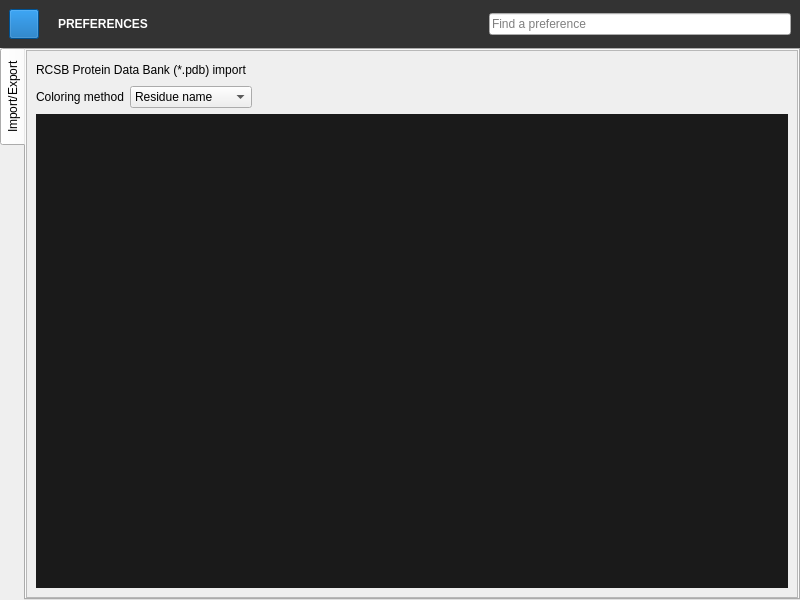
<?xml version="1.0" encoding="UTF-8"?>
<ui version="4.0">
 <class>Preferences</class>
 <widget class="QMainWindow" name="Preferences">
  <property name="geometry">
   <rect>
    <x>0</x>
    <y>0</y>
    <width>800</width>
    <height>600</height>
   </rect>
  </property>
  <property name="windowTitle">
   <string>Render Settings</string>
  </property>
  <property name="styleSheet">
   <string notr="true">#Preferences {
	background: #262626;
}

QWidget {
	color: lightgrey;
	font-family: Roboto;
}

QTabWidget::pane {
	background: #1a1a1a;
	border: none;
}

QTabBar::tab {
	background: none;
	border: none;
	margin: 0px;
	color: lightgray;
	width: 168px;
	height: 48px;
	padding-left: 12px;
}

QTabBar::tab:hover {
	background: #333333;
}

QTabBar::tab:selected {
	background: #214478;
	color: white;
}

QPushButton {
	background: #0044aa;
	border: none;
	width: 85px;
	height: 27px;
	color: white;
	icon-size: 24px;
}

QPushButton:hover {
	background: #0055d4;
}

QPushButton:pressed {
	background: #003380;
}

MediaControl {
	background: #b2b2b2;
}

MediaControl:hover {
	background: white;
}

MediaControl:checked {
	background: white;
}

QAbstractSpinBox {
	background: #1a1a1a;
	border: 1px solid #4d4d4d;
	color: #4d4d4d;
	min-height: 30px;
	padding-left: 10px;
	padding-right: 10px;
}

QAbstractSpinBox[focus=&quot;true&quot;] {
	border-color: #808080;
	color: #808080;
}

QAbstractSpinBox::up-button, QAbstractSpinBox::down-button {
	border: none;
}

QAbstractSpinBox::up-arrow {
	image: url(:/arrows/up);
}

QAbstractSpinBox::down-arrow {
	image: url(:/arrows/down);
}

QScrollArea {
	border: none;
}

QScrollArea::corner {
	background: #1a1a1a;
}

QScrollArea &gt; QWidget &gt; QWidget {
	background: #1a1a1a;
}

QScrollBar:vertical {
	background: #262626;
	border: none;
	width: 12px;
	margin-top: 12px;
	margin-bottom: 12px;
}

QScrollBar::handle:vertical {
	background: #4d4d4d;
	width: 12px;
	min-height: 20px;
}

QScrollBar::add-line:vertical {
	border: none;
	background: #262626;
	height: 12px;
	subcontrol-position: bottom;
	subcontrol-origin: margin;
}

QScrollBar::sub-line:vertical {
	border: none;
	background: #262626;
	height: 12px;
	subcontrol-position: top;
	subcontrol-origin: margin;
}

QScrollBar::up-arrow:vertical {
	image: url(:/arrows/up);
}

QScrollBar::down-arrow:vertical {
	image: url(:/arrows/down);
}

QScrollBar:horizontal {
	background: #262626;
	border: none;
	height: 12px;
	margin-left: 12px;
	margin-right: 12px;
}

QScrollBar::handle:horizontal {
	background: #4d4d4d;
	height: 12px;
	min-width: 20px;
}

QScrollBar::add-line:horizontal {
	border: none;
	background: #262626;
	width: 12px;
	subcontrol-position: right;
	subcontrol-origin: margin;
}

QScrollBar::sub-line:horizontal {
	border: none;
	background: #262626;
	width: 12px;
	subcontrol-position: left;
	subcontrol-origin: margin;
}

QScrollBar::left-arrow:horizontal {
	image: url(:/arrows/left);
}

QScrollBar::right-arrow:horizontal {
	image: url(:/arrows/right);
}

QScrollBar::handle:hover {
	background: #666666;
}

QComboBox {
	background: #1a1a1a;
	border: 1px solid #4d4d4d;
	color: #4d4d4d;
	min-height: 30px;
	padding-left: 10px;
	padding-right: 10px;
}

QComboBox[focus=&quot;true&quot;] {
	border-color: #808080;
	color: #808080;
}

QComboBox::drop-down {
	border: none;
}

QComboBox::down-arrow {
	image: url(:/arrows/down);
}

QComboBox QAbstractItemView {
	background: #1a1a1a;
	border: 1px solid #4d4d4d;
	color: #808080;
}

QComboBox QAbstractItemView::item {
	border: none;
	min-height: 30px;
	padding-left: 7px;
}

QComboBox QAbstractItemView::item:selected {
	background: #0044aa;
}

QCheckBox::indicator:unchecked {
    image: url(:/checkbox/unchecked);
}

QCheckBox::indicator:checked {
    image: url(:/checkbox/checked);
}

QLineEdit, QTextEdit {
	background: #2d2d2d;
	border: 1px solid #2d2d2d;
	border-radius: 2px;
	color: gray;
	height: 28px;
	selection-background-color: #0066ff;
	padding-left: 10px;
}

QTextEdit {
    padding-top: 3px;
    padding-left: 8px;
}

QLineEdit[focus=&quot;true&quot;], QTextEdit[focus=&quot;true&quot;] {
	border-color: #205375;
	color: lightgray;
}

Label {
	min-width: 125px;
	max-width: 125px;
	min-height: 30px;
    max-height: 30px;
}

Label:disabled {
	color: #808080;
}

.section {
	font: bold;
	color: #4080d0;
	min-height: 20px;
}

.item {
	min-height: 30px;
}

QFrame[frameShape=&quot;4&quot;] {/* QFrame::HLine == 0x0004 */
	color: #4d4d4d;
}</string>
  </property>
  <widget class="QWidget" name="centralwidget">
   <property name="windowTitle">
    <string>Material Browser</string>
   </property>
   <layout class="QVBoxLayout" name="verticalLayout">
    <property name="spacing">
     <number>0</number>
    </property>
    <property name="leftMargin">
     <number>0</number>
    </property>
    <property name="topMargin">
     <number>0</number>
    </property>
    <property name="rightMargin">
     <number>0</number>
    </property>
    <property name="bottomMargin">
     <number>0</number>
    </property>
    <item>
     <widget class="QWidget" name="widget" native="true">
      <property name="minimumSize">
       <size>
        <width>0</width>
        <height>48</height>
       </size>
      </property>
      <property name="maximumSize">
       <size>
        <width>16777215</width>
        <height>48</height>
       </size>
      </property>
      <property name="styleSheet">
       <string notr="true">#widget {
	background: #333333;
}</string>
      </property>
      <layout class="QHBoxLayout" name="horizontalLayout">
       <item>
        <widget class="MediaControl" name="pushButton">
         <property name="enabled">
          <bool>false</bool>
         </property>
         <property name="sizePolicy">
          <sizepolicy hsizetype="Fixed" vsizetype="Fixed">
           <horstretch>0</horstretch>
           <verstretch>0</verstretch>
          </sizepolicy>
         </property>
         <property name="minimumSize">
          <size>
           <width>30</width>
           <height>30</height>
          </size>
         </property>
         <property name="maximumSize">
          <size>
           <width>30</width>
           <height>30</height>
          </size>
         </property>
         <property name="styleSheet">
          <string notr="true">background: #0063b1;</string>
         </property>
         <property name="icon">
          <iconset resource="icons.qrc">
           <normaloff>:/dialogs/equipment</normaloff>:/dialogs/equipment</iconset>
         </property>
         <property name="iconSize">
          <size>
           <width>26</width>
           <height>26</height>
          </size>
         </property>
        </widget>
       </item>
       <item>
        <widget class="QLabel" name="label">
         <property name="styleSheet">
          <string notr="true">color: white;
padding-left: 10px;
</string>
         </property>
         <property name="text">
          <string>&lt;html&gt;&lt;head/&gt;&lt;body&gt;&lt;p&gt;&lt;span style=&quot; font-weight:600;&quot;&gt;PREFERENCES&lt;/span&gt;&lt;/p&gt;&lt;/body&gt;&lt;/html&gt;</string>
         </property>
         <property name="textFormat">
          <enum>Qt::AutoText</enum>
         </property>
        </widget>
       </item>
       <item>
        <widget class="FileEdit" name="lineEdit_2">
         <property name="sizePolicy">
          <sizepolicy hsizetype="Fixed" vsizetype="Fixed">
           <horstretch>0</horstretch>
           <verstretch>0</verstretch>
          </sizepolicy>
         </property>
         <property name="styleSheet">
          <string notr="true">width: 300px;
</string>
         </property>
         <property name="placeholderText">
          <string>Find a preference</string>
         </property>
        </widget>
       </item>
      </layout>
     </widget>
    </item>
    <item>
     <widget class="QTabWidget" name="TabWidget">
      <property name="styleSheet">
       <string notr="true">QAbstractSpinBox {
	min-width: 120px;
	max-width: 120px;
}

QComboBox {
	min-width: 120px;
	max-width: 120px;
}</string>
      </property>
      <property name="tabPosition">
       <enum>QTabWidget::West</enum>
      </property>
      <widget class="QScrollArea" name="tab">
       <property name="widgetResizable">
        <bool>true</bool>
       </property>
       <attribute name="title">
        <string>Import/Export</string>
       </attribute>
       <widget class="QWidget" name="scrollAreaWidgetContents">
        <property name="geometry">
         <rect>
          <x>0</x>
          <y>0</y>
          <width>620</width>
          <height>552</height>
         </rect>
        </property>
        <property name="styleSheet">
         <string notr="true">QHeaderView {
	background: transparent;
}

QHeaderView::section {
	background: #2d2d2d;
	border: none;
	color: white;
	margin-right: 1px;
	height: 20px;
}

QTableView {
	font-family: RobotoMono;
	color: gray;
	border: none;
	background: #1a1a1a;
	alternate-background-color: #1f1f1f;
	selection-background-color: #1a1a1a;
	selection-color: white;
	outline: 0;
}

QTableView::item {
	border: none;
	margin-right: 1px;
}

QExpandingLineEdit {
	font-family: RobotoMono;
	color: white;
	border: none;
	padding: 1px;
}
</string>
        </property>
        <layout class="QGridLayout" name="gridLayout">
         <item row="1" column="0">
          <widget class="Label" name="label_3">
           <property name="text">
            <string>Coloring method</string>
           </property>
           <property name="class" stdset="0">
            <string>item</string>
           </property>
          </widget>
         </item>
         <item row="0" column="0" colspan="2">
          <widget class="QLabel" name="label_2">
           <property name="text">
            <string>RCSB Protein Data Bank (*.pdb) import</string>
           </property>
           <property name="class" stdset="0">
            <string>section</string>
           </property>
          </widget>
         </item>
         <item row="1" column="1">
          <widget class="ComboBox" name="comboBox">
           <item>
            <property name="text">
             <string>Residue name</string>
            </property>
           </item>
           <item>
            <property name="text">
             <string>Chain identifier</string>
            </property>
           </item>
          </widget>
         </item>
         <item row="0" column="2">
          <spacer name="horizontalSpacer">
           <property name="orientation">
            <enum>Qt::Horizontal</enum>
           </property>
           <property name="sizeHint" stdset="0">
            <size>
             <width>40</width>
             <height>20</height>
            </size>
           </property>
          </spacer>
         </item>
         <item row="2" column="0" colspan="3">
          <widget class="QStackedWidget" name="stackedWidget">
           <widget class="TableView" name="tableView_3">
            <property name="focusPolicy">
             <enum>Qt::ClickFocus</enum>
            </property>
            <property name="acceptDrops">
             <bool>true</bool>
            </property>
            <property name="alternatingRowColors">
             <bool>true</bool>
            </property>
            <property name="selectionBehavior">
             <enum>QAbstractItemView::SelectRows</enum>
            </property>
            <property name="horizontalScrollMode">
             <enum>QAbstractItemView::ScrollPerPixel</enum>
            </property>
            <property name="showGrid">
             <bool>false</bool>
            </property>
            <attribute name="horizontalHeaderHighlightSections">
             <bool>false</bool>
            </attribute>
            <attribute name="horizontalHeaderStretchLastSection">
             <bool>true</bool>
            </attribute>
            <attribute name="verticalHeaderVisible">
             <bool>false</bool>
            </attribute>
            <attribute name="verticalHeaderDefaultSectionSize">
             <number>20</number>
            </attribute>
           </widget>
           <widget class="TableView" name="tableView_4">
            <property name="focusPolicy">
             <enum>Qt::ClickFocus</enum>
            </property>
            <property name="acceptDrops">
             <bool>true</bool>
            </property>
            <property name="alternatingRowColors">
             <bool>true</bool>
            </property>
            <property name="selectionBehavior">
             <enum>QAbstractItemView::SelectRows</enum>
            </property>
            <property name="horizontalScrollMode">
             <enum>QAbstractItemView::ScrollPerPixel</enum>
            </property>
            <property name="showGrid">
             <bool>false</bool>
            </property>
            <attribute name="horizontalHeaderHighlightSections">
             <bool>false</bool>
            </attribute>
            <attribute name="horizontalHeaderStretchLastSection">
             <bool>true</bool>
            </attribute>
            <attribute name="verticalHeaderVisible">
             <bool>false</bool>
            </attribute>
            <attribute name="verticalHeaderDefaultSectionSize">
             <number>20</number>
            </attribute>
           </widget>
          </widget>
         </item>
        </layout>
       </widget>
      </widget>
     </widget>
    </item>
   </layout>
  </widget>
 </widget>
 <customwidgets>
  <customwidget>
   <class>MediaControl</class>
   <extends>QPushButton</extends>
   <header>mediacontrol.h</header>
  </customwidget>
  <customwidget>
   <class>TableView</class>
   <extends>QTableView</extends>
   <header>tableview.h</header>
  </customwidget>
  <customwidget>
   <class>FileEdit</class>
   <extends>QLineEdit</extends>
   <header>fileedit.h</header>
  </customwidget>
  <customwidget>
   <class>ComboBox</class>
   <extends>QComboBox</extends>
   <header>combobox.h</header>
  </customwidget>
  <customwidget>
   <class>Label</class>
   <extends>QLabel</extends>
   <header>label.h</header>
  </customwidget>
 </customwidgets>
 <resources>
  <include location="icons.qrc"/>
 </resources>
 <connections/>
</ui>
